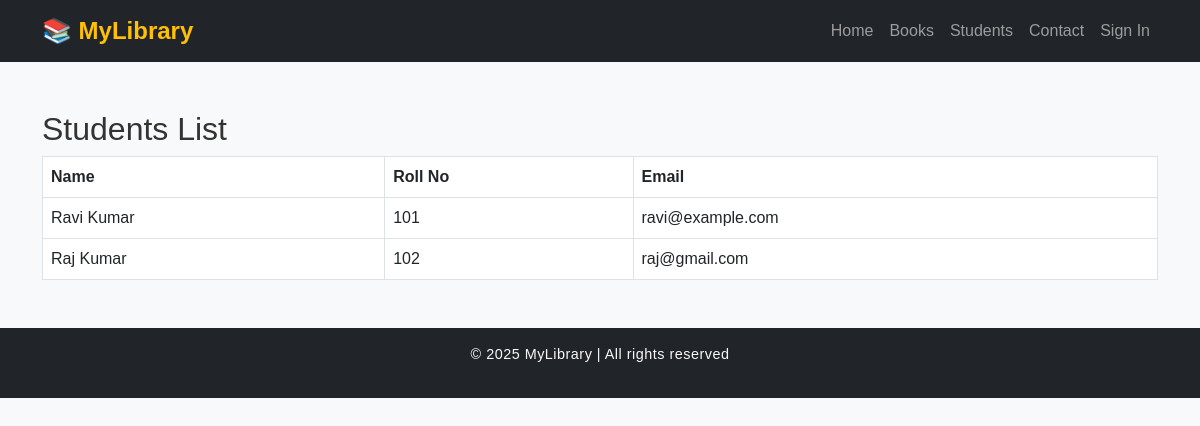
The page /students/ on the database its author committed.
### library/models.py (models this page shows, shortened)
class Student(models.Model):
    name = models.CharField(max_length=100)
    roll_no = models.CharField(max_length=20, null=True, blank=True)
    department = models.CharField(max_length=100)
    year = models.IntegerField()
    email = models.EmailField()

### library/views.py (the view)
# urls.py: path('students/', views.students, name="students"),
def students(request):
    students = Student.objects.all()
    return render(request, "library/students.html", {"students": students})

### library/templates/library/students.html (shortened to what this page needs)
{% extends "library/base.html" %}
{% block content %}
<div class="container mt-5">
  <h2>Students List</h2>
  <table class="table table-bordered">
    <thead>
      <tr>
        <th>Name</th>
        <th>Roll No</th>
        <th>Email</th>
      </tr>
    </thead>
    <tbody>
      {% for student in students %}
      <tr>
        <td>{{ student.name }}</td>
        <td>{{ student.roll_no }}</td>
        <td>{{ student.email }}</td>
      </tr>
      {% empty %}
      <tr>
        <td colspan="3" class="text-center">No students found.</td>
      </tr>
      {% endfor %}
    </tbody>
  </table>
</div>
{% endblock %}

### library/static/library/css/style.css (style rules this page uses)
body { font-family: 'Segoe UI', Tahoma, Geneva, Verdana, sans-serif; scroll-behavior: smooth; }
body { font-family: "Poppins", sans-serif; background-color: #f8f9fa; color: #333; }

### rows shown on the page
Student: name "Ravi Kumar", roll_no "101", email "ravi@example.com"
Student: name "Raj Kumar", roll_no "102", email "raj@gmail.com"
